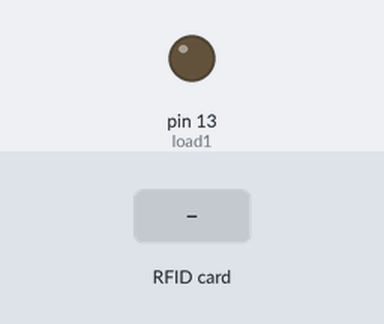
The program below on a simulated Raspberry Pi (header pin numbers). Shown: output pins drawn as LEDs (lit = HIGH). The test bench sets the inputs (shaded band). The RFID card's data blocks start empty; what the program prints to the terminal is not drawn.

Above: at 1.2 s.
1.3 s: RFID card 07 4E F1 2C held to the reader
At 7.3 s:
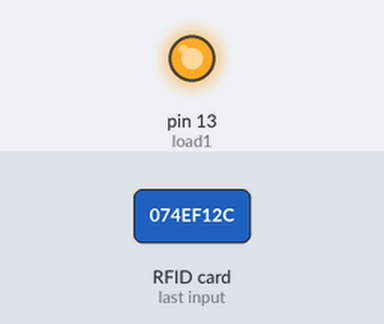
Timing chart, 0 to 8.8 s (numbered marks = the images above; inputs shaded):
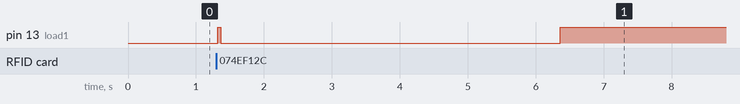

The program:

RFIDlock__2_.py
```python
import sys
import RPi.GPIO as gpio
from mfrc522 import SimpleMFRC522
import time
CardRead = SimpleMFRC522()

load1 = 13

gpio.setmode(gpio.BOARD)
#gpio.setmode(gpio.BCM)
gpio.setwarnings(False)
gpio.setup(load1,gpio.OUT)

#idlist = '31389199508', '49048004155'

print ('Card Scanning')
print ('for Cancel Press ctrl+c')

try:
    while True:

        id, text = CardRead.read()
        print(id)
        print(text)
        if id == 31389199508:
            if gpio.input(load1):
                gpio.output(load1,gpio.LOW)
                print('Un-Lock')
                time.sleep(5)
                gpio.output(load1,gpio.HIGH)
                print('Lock')
            else:
                gpio.output(load1,gpio.HIGH)
                print('Lock')


except KeyboardInterrupt:
    gpio.cleanup()
```

Measured:
- after the input at 1.3 s, pin 13 (load1): LOW → HIGH at once, → LOW 0.04 s later, → HIGH 5.0 s later
